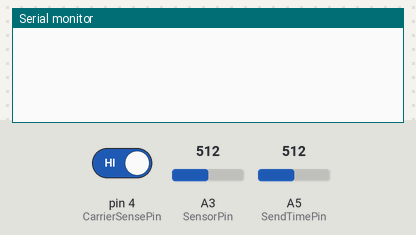
Bench run of a sketch on a simulated Arduino Uno, built with avr-gcc and run on an emulated ATmega328P. Parts: the last lines printed to the serial monitor. The test bench sets the inputs (shaded band); at power-on: pin 4 (CarrierSensePin) HIGH, A5 (SendTimePin) = 512, A3 (SensorPin) = 512.

Above: at 1.2 s.
1.3 s: pin 4 (CarrierSensePin) driven LOW
At 1.7 s:
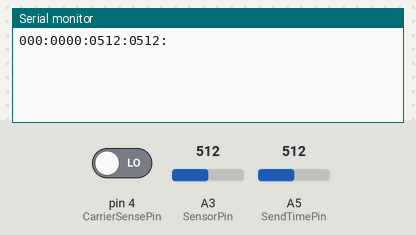
3.3 s: A5 (SendTimePin) set to 90
At 3.41 s:
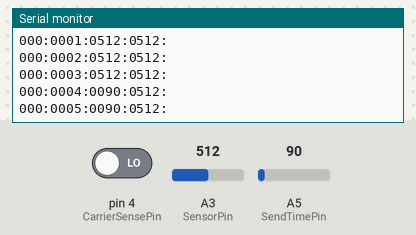
6.3 s: A3 (SensorPin) set to 716
At 6.39 s:
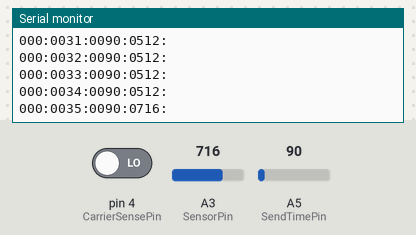
9.3 s: A5 (SendTimePin) set to 1009
At 10.1 s:
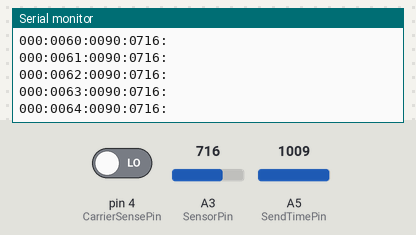
12.3 s: A3 (SensorPin) set to 900
At 12.7 s:
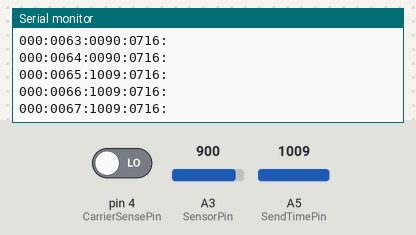
Timing chart, 0 to 14.8 s (numbered marks = the images above; inputs shaded):
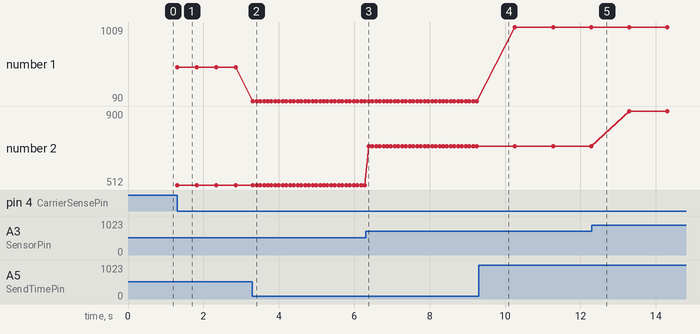

Measured:
- after the input at 1.3 s, the serial monitor: prints a new line at once (image 1)
- after the input at 3.3 s, the serial monitor: prints a new line at once (image 2)
- after the input at 6.3 s, the serial monitor: prints a new line after 0.08 s (image 3)
- plotted number 1: 512 → 90 after the input at 3.3 s, 90 → 1009 after the input at 9.3 s
- plotted number 2: 512 → 716 after the input at 6.3 s, 716 → 900 after the input at 12.3 s

The sketch:

_00.ino
```cpp
#define SLAVE 0
// SLAVE ID / Address

#define processDelay 3
// min processing delay in milli seconds

#define TxIndicator 8
// TX Indicator LED Pin Number - OUTPUT

#define CarrierSensePin 4
// Carrier Sense Pin Number - INPUT


#define SendTimePin A5
#define ParamPin A4
#define SensorPin A3

unsigned int sendValue=0;
// time to wait before SENDing next packet

unsigned int sensorValue=0;
// some changing value to send while Transmitting

unsigned long currentMillis=0, previousMillis = 0;
unsigned int counter=0;

void setup() {
  pinMode(TxIndicator, OUTPUT);  // to show when TRANSMITTING
  pinMode(CarrierSensePin, INPUT);  // to check for Carrier
  digitalWrite(CarrierSensePin, HIGH); // pulled-up input
  Serial.begin(2400);  //2400 bits per second
}

void loop() {
  delay(processDelay);
  // simulate processing delay on node

  currentMillis = millis();

  // get analog values from potentiometers
  sendValue = analogRead(SendTimePin);
  sensorValue = analogRead(SensorPin);

  if (counter>999)
    counter=0;
    // reset counter

  if(digitalRead(CarrierSensePin)==LOW){
    // CARRIER SENSE - checkign state of 555 output pin
    // pin 3 of 555 is connected to Digital Pin 4 of uC
    if(currentMillis - previousMillis > sendValue) {
      previousMillis = currentMillis;
      digitalWrite(TxIndicator, HIGH);  // indicate Transmission
      Serial.println("");
      Serial.print(SLAVE);
      Serial.print(SLAVE);
      Serial.print(SLAVE);
      Serial.print(":");
      Serial.print("0");
      if(counter<10)
        Serial.print("0");
      if(counter<100)
        Serial.print("0");
      Serial.print(counter++);
      Serial.print(":");
      if(sendValue<10)
        Serial.print("0");
      if(sendValue<100)
        Serial.print("0");
      if(sendValue<1000)
        Serial.print("0");
      Serial.print(sendValue);
      Serial.print(":");
      if(sensorValue<10)
        Serial.print("0");
      if(sensorValue<100)
        Serial.print("0");
      if(sensorValue<1000)
        Serial.print("0");
      Serial.print(sensorValue);
      Serial.println(":");
      Serial.flush();
      digitalWrite(TxIndicator, LOW);  // indicate NO Transmission
    }
  }
}
```
